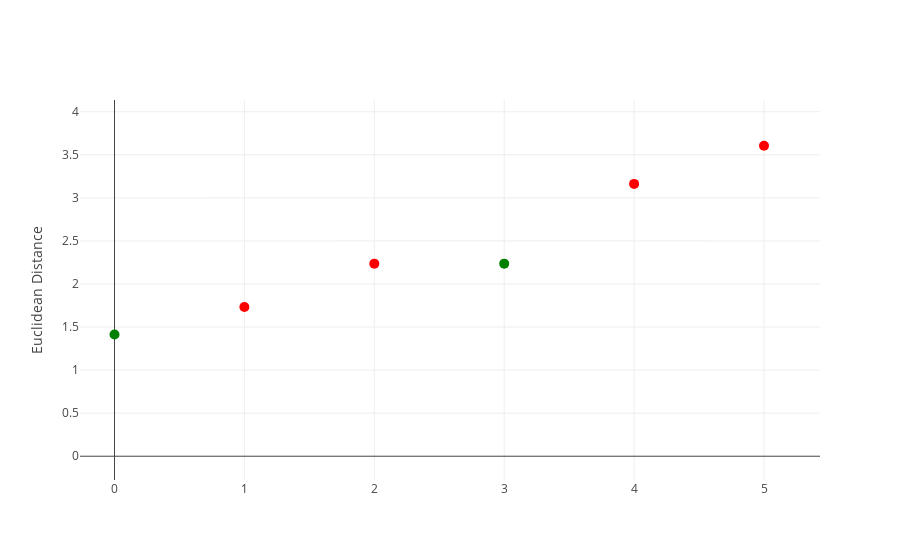

Notebook code for this chart:
### Code cell
sorted_obs = observations.sort_values('dist')
trace = go.Scatter(
    y=sorted_obs['dist'],
    mode='markers',
    marker = dict(
        size=10,
        color=sorted_obs['Y'].apply(lambda s: s.lower())
    ),
)
layout = go.Layout(
    yaxis = dict(
        title='Euclidean Distance'
    ),
    height=600
)
fig = go.Figure([trace], layout)
plotly.iplot(fig)

### Figure 1 — Plotly figure (JSON) as saved in the notebook; plotly's stock layout.template omitted (floating-point values rounded to 4 significant figures)
{"data": [{"marker": {"color": ["green", "red", "red", "green", "red", "red"], "size": 10}, "mode": "markers", "selectedpoints": [0, 1, 2, 3, 4, 5], "type": "scatter", "uid": "a4a1dd33-bdfb-44ec-8ca5-4eb5869d3425", "y": [1.414, 1.732, 2.236, 2.236, 3.162, 3.606]}], "layout": {"autosize": true, "dragmode": "zoom", "xaxis": {"autorange": false, "range": [-0.2656, 5.431]}, "yaxis": {"autorange": false, "range": [-0.2761, 4.137], "title": {"text": "Euclidean Distance"}, "type": "linear"}}}
